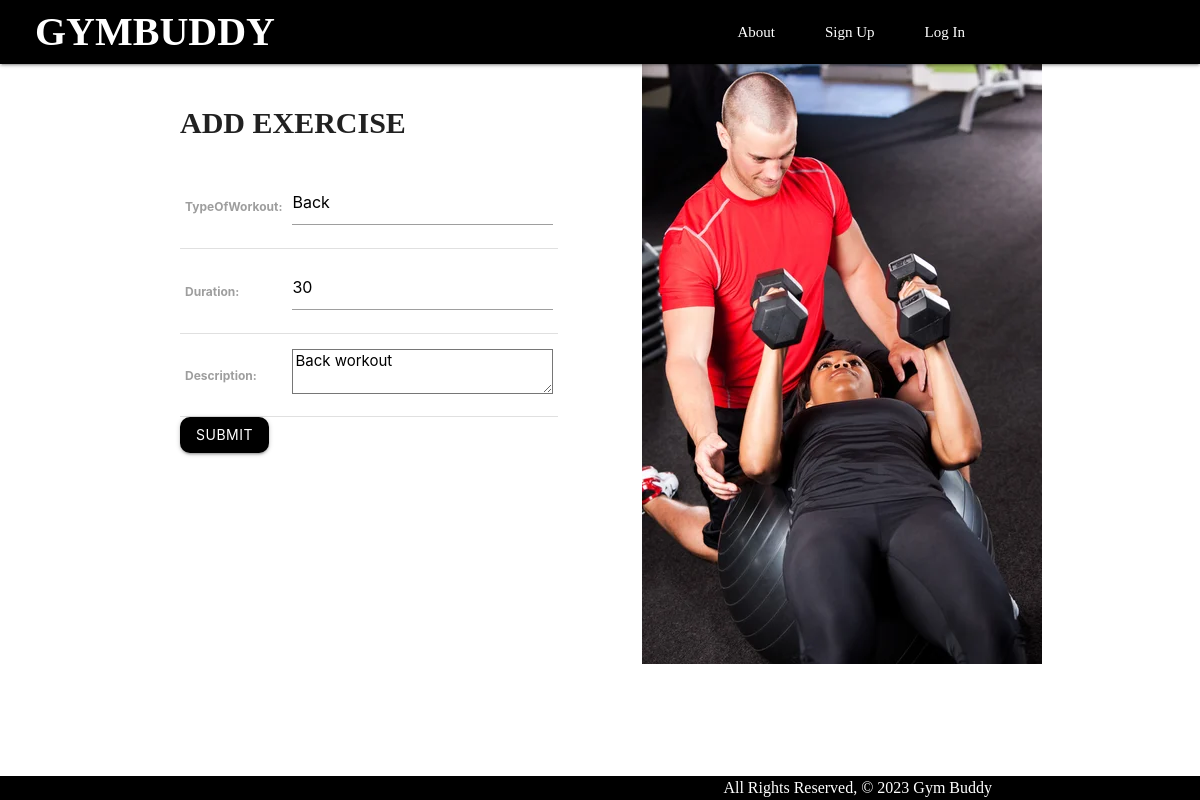
The page /exercises/1/update/ on the database its author committed.
### main_app/models.py (models this page shows, shortened)
class Exercise(models.Model):
    TypeOfWorkout = models.CharField(max_length=100)
    duration = models.IntegerField()
    description = models.TextField(max_length=250)

### main_app/views.py (the view)
# urls.py: path('exercises/<int:pk>/update/', views.ExerciseUpdate.as_view(), name='exercises_update'),
class ExerciseUpdate(UpdateView):
  model = Exercise
  fields = '__all__'

### main_app/templates/main_app/exercise_form.html (shortened to what this page needs)
{% extends 'base.html' %} {% block content %}
<div class="log-container">
  <h1>Add Exercise</h1>
  <form action="" method="POST">
    <table>
      {{ form.as_table}}
    </table>
    <input type="submit" value="Submit" class="btn" />
  </form>
</div>
<div class="loginout-img">
  <img src="../../static/img/addexercise.jpeg" alt="">
</div>
{% endblock %}

### main_app/static/css/style.css (style rules this page uses)
body { display: flex; min-height: 100vh; flex-direction: column; }
.log-container { float: left; width: 45%; }
.log-container h1 { font-family: Poppins; font-size: 30px; text-transform: uppercase; font-weight: bold; }
.loginout-img { float: right; width: 45%; }
.btn { background-color: black; border-radius: 10px; color: white; }

### rows shown on the page
Exercise: TypeOfWorkout "Back", duration "30", description "Back workout"
